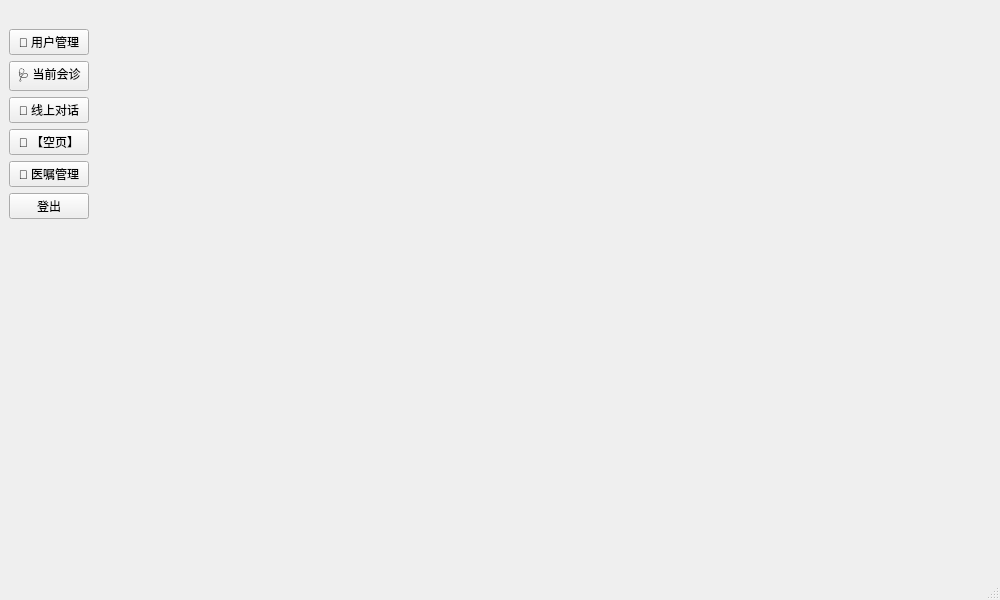
<?xml version="1.0" encoding="UTF-8"?>
<ui version="4.0">
 <class>DoctorHomePage</class>
 <widget class="QMainWindow" name="DoctorHomePage">
  <property name="geometry">
   <rect>
    <x>0</x>
    <y>0</y>
    <width>1000</width>
    <height>600</height>
   </rect>
  </property>
  <property name="windowTitle">
   <string>Home Page</string>
  </property>
  <widget class="QWidget" name="centralwidget">
   <layout class="QHBoxLayout" name="horizontalLayout_main">
    <item>
     <layout class="QVBoxLayout" name="verticalLayout_sidebar">
     <item>
      <widget class="QLabel" name="labelImage">
     <property name="pixmap">
      <pixmap>:/img/label.png</pixmap>
     </property>
     <property name="alignment"><set>Qt::AlignCenter</set></property>
     <property name="scaledContents"><bool>true</bool></property>
     <property name="maximumHeight"><number>80</number></property>
     <property name="maximumWidth"><number>108</number></property>
    </widget>
     </item>
      <item>
       <widget class="QPushButton" name="btnUser">
        <property name="text">
         <string>👤 用户管理</string>
        </property>
       </widget>
      </item>
      <item>
       <widget class="QPushButton" name="btnAppointment">
        <property name="text">
         <string>🩺 当前会诊</string>
        </property>
       </widget>
      </item>
      <item>
       <widget class="QPushButton" name="btnCases">
        <property name="text">
         <string>💬 线上对话</string>
        </property>
       </widget>
      </item>
      <item>
       <widget class="QPushButton" name="btnOrders">
        <property name="text">
         <string>💊 【空页】</string>
        </property>
       </widget>
      </item>
      <item>
       <widget class="QPushButton" name="btnHealth">
        <property name="text">
         <string>💊 医嘱管理</string>
        </property>
       </widget>
      </item>
      <item>
       <widget class="QPushButton" name="btnLogout">
        <property name="text">
         <string>登出</string>
        </property>
       </widget>
      </item>
      <item>
       <spacer name="verticalSpacer">
        <property name="orientation">
         <enum>Qt::Orientation::Vertical</enum>
        </property>
        <property name="sizeHint" stdset="0">
         <size>
          <width>20</width>
          <height>40</height>
         </size>
        </property>
       </spacer>
      </item>
     </layout>
    </item>
    <item>
     <widget class="QStackedWidget" name="stackedPages">
      <widget class="QWidget" name="pageUser"/>
      <widget class="QWidget" name="pageAppointment"/>
      <widget class="QWidget" name="pageCases"/>
      <widget class="QWidget" name="pageOrders"/>
      <widget class="QWidget" name="pageHealth"/>
      <widget class="QWidget" name="pageLogout"/>
     </widget>
    </item>
   </layout>
  </widget>
  <widget class="QMenuBar" name="menubar">
   <property name="geometry">
    <rect>
     <x>0</x>
     <y>0</y>
     <width>1000</width>
     <height>24</height>
    </rect>
   </property>
  </widget>
  <widget class="QStatusBar" name="statusbar"/>
 </widget>
 <resources/>
 <connections/>
</ui>
